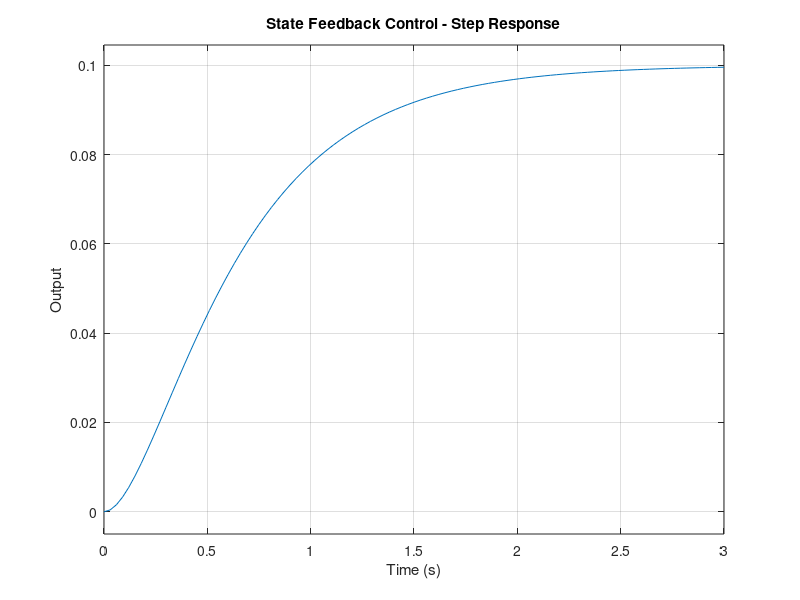

Reproduce this figure in MATLAB.
clc; clear; close all;

% Define system matrices
A = [0 1; -2 -3];
B = [0; 1];
C = [1 0];
D = 0;

% Desired closed-loop poles
desired_poles = [-2 -5];

% Compute state feedback gain using pole placement
K = place(A, B, desired_poles);

% Closed-loop system
A_cl = A - B * K;
sys_cl = ss(A_cl, B, C, D);

% Step response
figure;
step(sys_cl);
title('State Feedback Control - Step Response');
xlabel('Time (s)');
ylabel('Output');
grid on;
